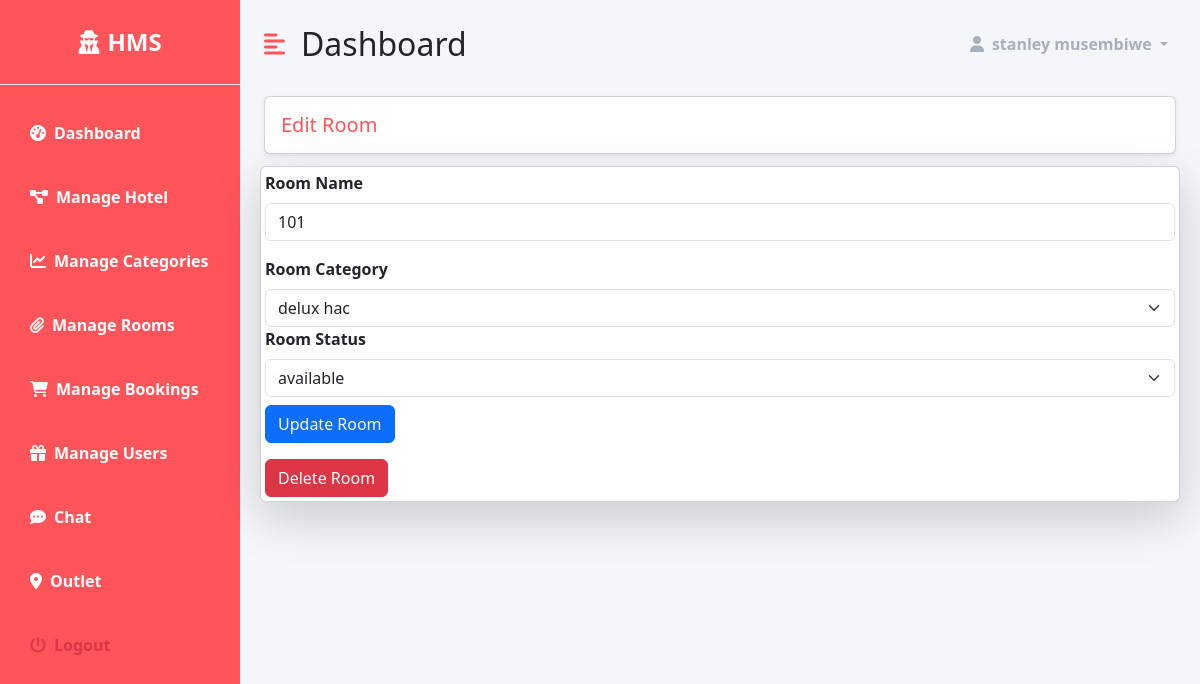
The page /dashboard/room/1 (signed in) on the database its author committed.
### accounts/models.py (models this page shows, shortened)
class CustomUser(AbstractUser):
    email = models.EmailField(unique=True)
    gender = models.CharField(max_length=1, blank=True, null=True)
    address = models.CharField(max_length=255, blank=True, null=True)
    image = models.ImageField(upload_to="user_images", blank=True, null=True)
    username = None
    objects = CustomUserManager()
    USERNAME_FIELD = 'email'
    REQUIRED_FIELDS = []

### hotel/models.py (models this page shows, shortened)
class Room(models.Model):
    name  = models.CharField(max_length=255 , unique=True)
    category = models.ForeignKey('RoomCategory' , on_delete=models.CASCADE)
    STATUS_CHOICES = (
        ('available' , 'available' ) ,
        ('booked' , 'booked'),
        ('not available' , 'not available')
    )
    status = models.CharField(max_length=255 , choices=STATUS_CHOICES)
    added_on = models.DateTimeField(auto_now_add=True)
    updated_on = models.DateTimeField(auto_now=True)

class RoomCategory(models.Model):
    name = models.CharField(max_length=255)
    description = models.TextField()
    capacity = models.IntegerField()
    beds = models.IntegerField()
    rooms = models.IntegerField()
    cost = models.DecimalField(max_digits=10, decimal_places=2)
    added_on = models.DateTimeField(auto_now_add=True)
    image = models.ImageField(upload_to="room_category_images")

### dashboard/views.py (the view)
# urls.py: path('room/<int:room_id>' , views.room_detail , name='room-detail'),
@login_required(login_url='accounts:login')
@staff_member_required(login_url='accounts:login')
def room_detail(request , room_id):
     try:
         room = Room.objects.get(id=room_id)
         status_choices = ['available' , 'booked' , 'not available']
         categeories = RoomCategory.objects.all()
         context = {
                'room': room,
                'status_choices': status_choices,
                'categories': categeories,
         }
         return render(request, 'dashboard/hotel/edit_room.html', context)
     except Room.DoesNotExist:
            error_message = 'Room does not exist'
            return HttpResponseRedirect(reverse('dashboard:manage-rooms') + f'?error_message={error_message}')

### templates/dashboard/hotel/edit_room.html (shortened to what this page needs)
{% extends 'dashboard/base.html' %}
{% load static %}
{% block content %}
    <div class="row">
        <div class="col-md-12">
            <h5 class="m-2 primary-text card shadow-sm p-3">Edit Room</h5>
        </div>
    </div>
    <div class="card shadow-lg m-1">
        <div class="col-md-12 p-1">
            <form method="post" action="{% url 'dashboard:edit-room' %}" enctype="multipart/form-data">
                <div class="mb-3">
                    <div class="form-group">
                        <label for="name" class="form-label fw-bold">Room Name</label>
                        <input type="text" class="form-control" id="name" name="name" value="{{ room.name }}" required>
                    </div>
                </div>
                <div class="form-group">
                    <label for="category" class="form-label fw-bold">Room Category</label>
                    <select class="form-select" id="category" name="category" required>
                        {% for category in categories %}
                            <option value="{{ category.id }}" {% if category.id == room.category.id %}selected{% endif %}>
                                {{ category.name }}
                            </option>
                        {% endfor %}
                    </select>
                </div>
                <div class="form-group">
                    <label for="status" class="form-label fw-bold">Room Status</label>
                    <select class="form-select" id="status" name="status" required>
                        {% for choice in room.STATUS_CHOICES %}
                            <option value="{{ choice.0 }}" {% if choice.0 == room.status %}selected{% endif %}>
                                {{ choice.1 }}
                            </option>
                        {% endfor %}
                    </select>
                </div>
                <div class="form-group mt-2">
                    <button type="submit" class="btn btn-primary">Update Room</button>
                </div>
            </form>
            <form method="post" action="{% url 'dashboard:delete-room' %}" class="mt-3">
                <button type="button" class="btn btn-danger" data-bs-toggle="modal" data-bs-target="#confirmDeleteModal">
                    Delete Room
                </button>
            </form>
        </div>
    </div>
{% endblock %}

### templates/dashboard/base.html (shortened to what this page needs)
{% load  static %}
<!DOCTYPE html>
<html lang="en">
<head>
      <link href="https://cdn.jsdelivr.net/npm/bootstrap@5.3.2/dist/css/bootstrap.min.css"
            rel="stylesheet"
>
    <link rel="stylesheet" href="https://cdnjs.cloudflare.com/ajax/libs/font-awesome/6.5.1/css/all.min.css"
 />
    <link rel="stylesheet" type="text/css" href="https://cdn.datatables.net/1.11.5/css/jquery.dataTables.css">
    <link rel="stylesheet" href="{%  static 'dashboard/style.css' %}">
</head>
<body>
      <div class="d-flex" id="wrapper">
        <div class="primary-bg" id="sidebar-wrapper">
            <div class="sidebar-heading text-center py-4  text-white fs-4 fw-bold text-uppercase border-bottom"><i
                    class="fas fa-user-secret me-2"></i>HMS</div>
            <div class="list-group list-group-flush my-3">
                <a href="{% url 'dashboard:dashboard-index' %}" class="list-group-item list-group-item-action bg-transparent text-white active"><i
                        class="fas fa-tachometer-alt me-2"></i>Dashboard</a>
                <a href="{% url 'dashboard:manage-hotel' %}" class="list-group-item list-group-item-action bg-transparent text-white fw-bold"><i
                        class="fas fa-project-diagram me-2"></i>Manage Hotel</a>
                <a href="{% url 'dashboard:manage-categories' %}" class="list-group-item list-group-item-action bg-transparent text-white fw-bold"><i
                        class="fas fa-chart-line me-2"></i>Manage Categories</a>
                <a href="{% url 'dashboard:manage-rooms' %}" class="list-group-item list-group-item-action bg-transparent text-white fw-bold"><i
                        class="fas fa-paperclip me-2"></i>Manage Rooms</a>
                <a href="{% url 'dashboard:manage-bookings' %}" class="list-group-item list-group-item-action bg-transparent text-white fw-bold"><i
                        class="fas fa-shopping-cart me-2"></i>Manage Bookings</a>
                <a href="{% url 'dashboard:manage-users' %}" class="list-group-item list-group-item-action bg-transparent text-white fw-bold"><i
                        class="fas fa-gift me-2"></i>Manage Users</a>
                <a href="#" class="list-group-item list-group-item-action bg-transparent text-white fw-bold"><i
                        class="fas fa-comment-dots me-2"></i>Chat</a>
                <a href="#" class="list-group-item list-group-item-action bg-transparent text-white fw-bold"><i
                        class="fas fa-map-marker-alt me-2"></i>Outlet</a>
                <a href="#" class="list-group-item list-group-item-action bg-transparent text-danger fw-bold"><i
                        class="fas fa-power-off me-2"></i>Logout</a>
            </div>
        </div>
        <div id="page-content-wrapper">
            <nav class="navbar navbar-expand-lg navbar-light bg-transparent py-4 px-4">
                <div class="d-flex align-items-center">
                    <i class="fas fa-align-left primary-text fs-4 me-3" id="menu-toggle"></i>
                    <h2 class="fs-2 m-0">Dashboard</h2>
                </div>
                <div class="collapse navbar-collapse" id="navbarSupportedContent">
                    <ul class="navbar-nav ms-auto mb-2 mb-lg-0">
                        <li class="nav-item dropdown">
                            <a class="nav-link dropdown-toggle second-text fw-bold" href="#" id="navbarDropdown"
                                role="button" data-bs-toggle="dropdown" aria-expanded="false">
                                <i class="fas fa-user me-2"></i>{{user.get_full_name}}
                            </a>
                        </li>
                    </ul>
                </div>
            </nav>
            <div class="container-fluid px-3">
                {% block content %}
                 {% endblock content %}
            </div>
        </div>
    </div>
</body>
</html>

### static/dashboard/style.css (style rules this page uses)
:root { --main-bg-color: #ff545a; --main-text-color: #ff545a; --second-text-color : #a7b0ba; --second-bg-color : #f5f6fa; }
.primary-text { color: var(--main-text-color); }
.second-text { color: var(--second-text-color); }
.primary-bg { background-color: var(--main-bg-color); }
#wrapper { overflow-x: hidden; background-color:var(--second-bg-color); }
#sidebar-wrapper { min-height: 100vh; margin-left: -15rem; -webkit-transition: margin 0.25s ease-out; -moz-transition: margin 0.25s ease-out; -o-transition: margin 0.25s ease-out; transition: margin 0.25s ease-out; }
#sidebar-wrapper .sidebar-heading { padding: 0.875rem 1.25rem; font-size: 1.2rem; }
#sidebar-wrapper .list-group { width: 15rem; }
#page-content-wrapper { min-width: 100vw; }
#menu-toggle { cursor: pointer; }
.list-group-item { border: none; padding: 20px 30px; color: white; font-weight: bold; }
.list-group-item.active { background-color: transparent; font-weight: bold; border: none; }
@media (min-width: 768px) { #sidebar-wrapper { margin-left: 0; } }
@media (min-width: 768px) { #page-content-wrapper { min-width: 0; width: 100%; } }

### rows shown on the page
CustomUser: get_full_name "stanley musembiwe"
Room: name "101", category "delux hac", status "available"
